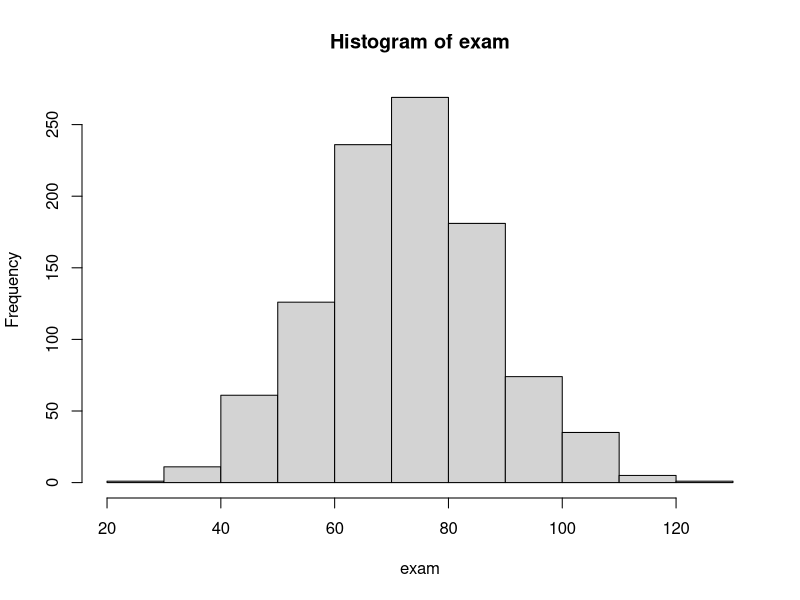

Here is the R script that generated this plot:
v1 <- seq(1, 30, le=10)
length(v1)

## Exercises
# Sequences of Numbers, Vectors----
# Generate x = 3 6 8
x <- c(3,6,8)

# Calculate 𝑥/2, 𝑥2, 𝑥⎯⎯√.
x.half <- x / 2
x.square <- x^2
x.sqrt <- sqrt(x)

# Display the second element of x
x[2]

# Create a vector with the first and third element of x
x.sampled <- c(x[1], x[3])

# Easier!
x[-2] # removes the second element and leaves the first one
# end the third one

# Remove the third element from 𝑥.
x[1:length(x) - 1]

# Generate y = 2 5 1
y <- c(2,5,1)
x - y
x * y
t(x)%*%y
x%*%t(y)

len <- length(x)

# FILTERING: My version!
for(i in 1:len){
  if(y[i] > 1.5){
    print(x[i])
  }
  
  
  if(x[i] == 6){
    print("display elements of y for whic the el in x == 6")
    print(y[i])
  }
}

# FILTERING: Easier!
x[y > 1.5]
y[x == 6]

# Generate a vector of integers from 4-10.
int_4_to_10 <- seq(4,10)
# Using seq and rep, 
#(a) generate a vector ranging from 2-3 in 0.1 steps, 
# (b) generate a vector that repeats the elements of 𝑥 4 times, 
# i.e. the first four elements of the new vector are four times the first element of 𝑥, etc.
vec_2_to_3_little_step <- seq(2,3, by=0.1)
x.x_times_4 <- rep(x, each=4)

# Matrices ----
A <- rbind(c(1,2,5), c(4,7,3))
dim(A)
B <- rbind(c(1,4,2), c(7,5,3))
C <- rbind(c(1,-1), c(-1, 3))
diag(C)
solve(t(C)%*%C)

# Logical Operators ----
z <- c(1:20)
#  Which elements of x are smaller than 15.
z.el_smaller_than_15 <- z < 15
# Which elements of x are smaller than 10 and larger than 5.
z.el_smaller_10_larger_5 <- z < 10 & z > 5

# x are smaller than 10 and larger than 5 subset of x smaller than 15, so just
# assign that one
k <- z.el_smaller_than_15

# Sums and Frequencies and using functions ----
d <- c(77,93,92,68,88,75,100)
mean(d)
sort(d)
sort(d, decreasing=TRUE)
min(d)
max(d)
# There is a func that returns the indices of all occurrences
# of min and max values

# Statistical Distributions ----
# Note: build a test for this - check it 2 different ways
# if you'll get the same value! pbinom can be implemented
# with dbinom and more options
dbinom(8,10,0.8)
dbinom(4, 12, 0.2) # correct?
pbinom(4, 12, 0.2) # also correct?

# normal with - mean 72 and sd 15.2
set.seed(123)
exam <- rnorm(1000,mean=72, sd=15.2)
hist(exam)

dnorm(84, mean=72, sd=15.2) # not correct
pnorm(84, mean=72, sd=15.2, lower.tail=FALSE) # correct!

# Exercise 3 - REDO IT. Actually two cases:
# 1) Uniform distro
# 2) Normal distro
a <- runif(1000, min=0, max=1)
mean(a)
sd(a)

# Limit the normal distribution: draw from "truncated normal"?
# This is the case where we have a mean shift in the disto

# Loops and functions ----
# 1
x <- 1
y <- 40

# Empty vector - resizes?

for(i in 1:10){
  x = x + 3
  y = y - 2
}

# 2
a <- 15:10
b <- 20:15
i <- 1
x <- rep(0,length(a))

while(i <= length(a)){
  x[i] = a[i] * b[length(a) - i + 1]
  i = i + 1
}

# 3
myFunc <- function(name){
  first_el_name <- substr(name,1,1)
  return(list(first=first_el_name, test="My first Function"))
}

myFunc.result <- myFunc("asdasdasdasds")

# 4
set.seed(666)
vec <- rnorm(30,mean=0, sd=1)
vec.2 <- vec[1:10]
vec.sqared_first_10 <- vec.2^2
l <- 0.8
vec.22 <- rep(NA, length(vec.2))

for(i in 1:length(vec.2)){
  if(abs(vec.2[i]) > l){
    vec.22[i] <- vec.2[i]^2
  }
  
}

testFunc <- function(u,k,l){
  u.filtered <- u[1:k]
  u.copy <- u.filtered
  
  u.squared <- u.filtered ^ 2
  condition_met_count <- 0
  
  for(i in 1:k){
    if(abs(u[i]) > l){
      u.copy[i] <- u[i] ^ 2
      condition_met_count = condition_met_count + 1
    }
  }

  return(list(squared=u.squared, cond_met=condition_met_count))
}

testFunc(vec, 10, 0.8)
